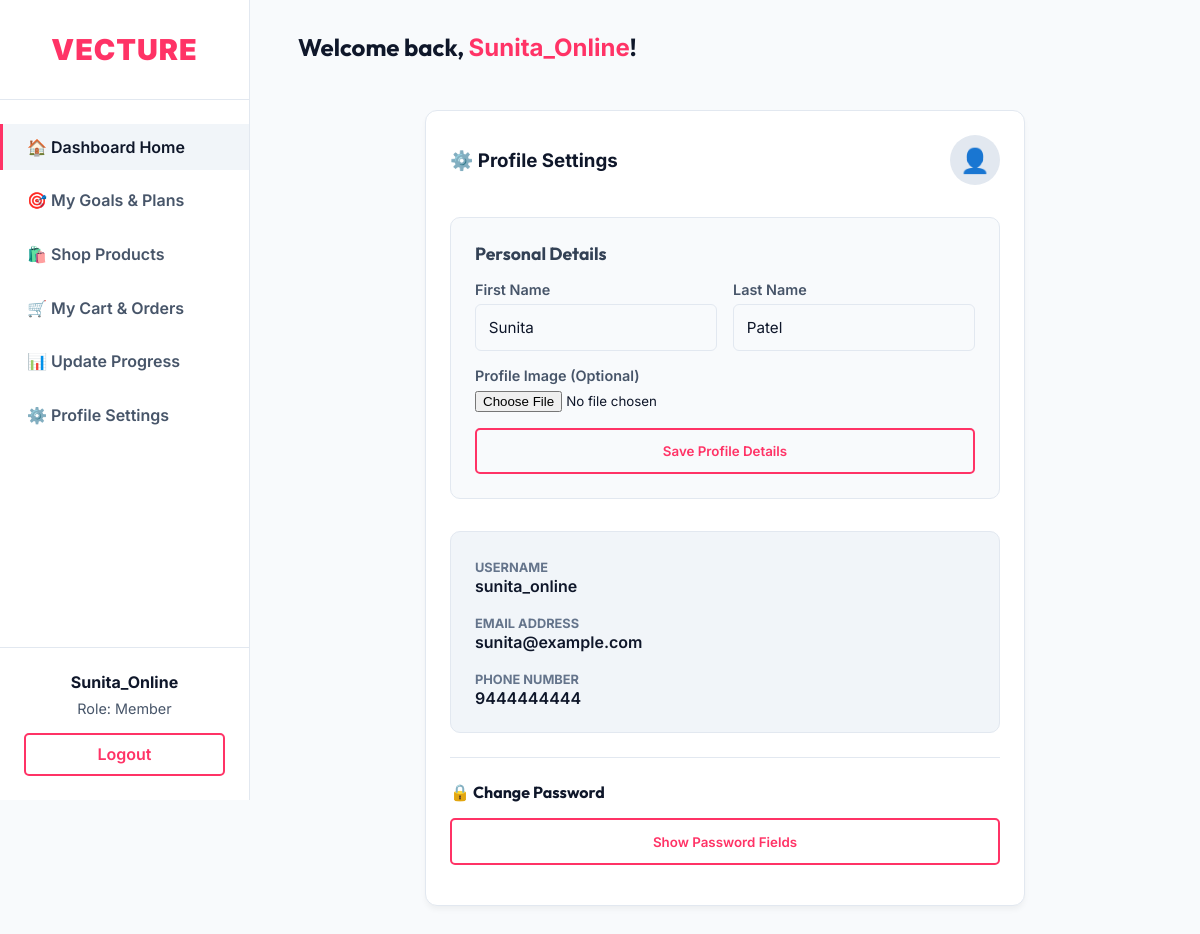
/dashboard/member/profile/ (signed in), run on the app's committed database.
### accounts/models.py (models this page shows, shortened)
class User(AbstractUser):
    ROLE_CHOICES = (
        ('admin', 'Admin'),
        ('trainer', 'Trainer'),
        ('member', 'Member'),
    )
    MEMBER_TYPE_CHOICES = (
        ('online', 'Online'),
        ('offline', 'Offline'),
    )
    role = models.CharField(max_length=20, choices=ROLE_CHOICES, default='member')
    member_type = models.CharField(max_length=20, choices=MEMBER_TYPE_CHOICES, blank=True, null=True)
    phone_no = models.CharField(max_length=20, blank=True, null=True)

class UserProfile(models.Model):
    user = models.OneToOneField(User, on_delete=models.CASCADE, related_name='profile')
    fitness_goal = models.ForeignKey('fitness.GymGoal', on_delete=models.SET_NULL, null=True, blank=True)
    trainer = models.ForeignKey(User, on_delete=models.SET_NULL, null=True, blank=True, related_name='trainees', limit_choices_to={'role': 'trainer'})
    membership_plan = models.ForeignKey('fitness.MembershipPlan', on_delete=models.SET_NULL, null=True, blank=True)
    nutrition_plan = models.ForeignKey('fitness.NutritionPlan', on_delete=models.SET_NULL, null=True, blank=True)
    image = models.ImageField(upload_to='profile_images/', null=True, blank=True)

### dashboard/views.py (the view)
# urls.py: path('member/profile/', views.member_profile, name='member_profile'),
@login_required
def member_profile(request):
    if request.user.role != 'member': return redirect('core:home')
    if request.method == 'POST':
        action = request.POST.get('action')
        if action == 'update_profile':
            user_form = UserUpdateForm(request.POST, instance=request.user)
            profile_form = UserProfileUpdateForm(request.POST, request.FILES, instance=request.user.profile)
            if user_form.is_valid() and profile_form.is_valid():
                user_form.save()
                profile_form.save()
                messages.success(request, 'Your profile details were successfully updated!')
                return redirect('dashboard:member_profile')
            else:
                messages.error(request, 'Please correct the errors below.')
                pass_form = SetPasswordForm(request.user)
        elif action == 'update_password':
            pass_form = SetPasswordForm(request.user, request.POST)
            user_form = UserUpdateForm(instance=request.user)
            profile_form = UserProfileUpdateForm(instance=request.user.profile)
            if pass_form.is_valid():
                user = pass_form.save()
                update_session_auth_hash(request, user)
                messages.success(request, 'Your password was successfully updated!')
                return redirect('dashboard:member_profile')
            else:
                messages.error(request, 'Please correct the error below.')
    else:
        pass_form = SetPasswordForm(request.user)
        user_form = UserUpdateForm(instance=request.user)
        profile_form = UserProfileUpdateForm(instance=request.user.profile)
    return render(request, 'dashboard/member/profile/view.html', {
        'pass_form': pass_form,
        'user_form': user_form,
        'profile_form': profile_form
    })

### dashboard/forms.py
class UserUpdateForm(forms.ModelForm):
    class Meta:
        model = User
        fields = ['first_name', 'last_name']

class UserProfileUpdateForm(forms.ModelForm):
    class Meta:
        model = UserProfile
        fields = ['image']

### templates/dashboard/member/profile/view.html (shortened to what this page needs)
{% extends 'dashboard/base_dashboard.html' %}
{% block dashboard_content %}
<div style="max-width: 600px; margin: 0 auto;">
    <div class="card">
        <h3 style="margin-bottom: 2rem; color: var(--text-light); display: flex; align-items: center; justify-content: space-between;">
            <span>⚙️ Profile Settings</span>
            {% if user.profile.image %}
            <img src="{{ user.profile.image.url }}" alt="Profile Image" style="width: 50px; height: 50px; border-radius: 50%; object-fit: cover; border: 2px solid var(--primary);">
            {% else %}
            <div style="width: 50px; height: 50px; border-radius: 50%; background: var(--border); display: flex; align-items: center; justify-content: center; font-size: 1.5rem;">👤</div>
            {% endif %}
        </h3>
        <form method="POST" enctype="multipart/form-data" style="margin-bottom: 2rem;">
            <div style="background: #f8fafc; border-radius: 10px; padding: 1.5rem; border: 1px solid #e2e8f0; margin-bottom: 1.5rem;">
                <h4 style="margin-bottom: 1rem; color: #334155; font-size: 1.1rem;">Personal Details</h4>
                <div style="display: grid; grid-template-columns: 1fr 1fr; gap: 1rem; margin-bottom: 1rem;">
                    <div>
                        <label style="display: block; margin-bottom: 0.4rem; font-weight: 600; color: #475569; font-size: 0.9rem;">First Name</label>
                        {{ user_form.first_name }}
                    </div>
                    <div>
                        <label style="display: block; margin-bottom: 0.4rem; font-weight: 600; color: #475569; font-size: 0.9rem;">Last Name</label>
                        {{ user_form.last_name }}
                    </div>
                </div>
                <div style="margin-bottom: 1rem;">
                    <label style="display: block; margin-bottom: 0.4rem; font-weight: 600; color: #475569; font-size: 0.9rem;">Profile Image (Optional)</label>
                    {{ profile_form.image }}
                </div>
                <button type="submit" class="btn btn-outline" style="width: 100%; padding: 0.8rem;">Save Profile Details</button>
            </div>
        </form>
        <div style="background: #f1f5f9; border-radius: 10px; padding: 1.5rem; margin-bottom: 1.5rem; border: 1px solid #e2e8f0;">
            <div style="margin-bottom: 1rem;">
                <label style="font-size: 0.8rem; font-weight: 700; color: #64748b; text-transform: uppercase;">Username</label>
                <p style="font-weight: 600; color: #0f172a;">{{ user.username }}</p>
            </div>
            <div style="margin-bottom: 1rem;">
                <label style="font-size: 0.8rem; font-weight: 700; color: #64748b; text-transform: uppercase;">Email Address</label>
                <p style="font-weight: 600; color: #0f172a;">{{ user.email }}</p>
            </div>
            <div>
                <label style="font-size: 0.8rem; font-weight: 700; color: #64748b; text-transform: uppercase;">Phone Number</label>
                <p style="font-weight: 600; color: #0f172a;">{{ user.phone_no|default:"Not set" }}</p>
            </div>
        </div>
        <form method="POST">
            <div style="border-top: 1px solid var(--border); padding-top: 1.5rem;">
                <h4 style="margin-bottom: 1rem; color: var(--text-light);">🔒 Change Password</h4>
                <button type="button" class="btn btn-outline" id="togglePasswordBtn" style="width: 100%; padding: 0.85rem; margin-bottom: 1rem;">Show Password Fields</button>
            </div>
        </form>
    </div>
</div>
{% endblock %}

### templates/dashboard/base_dashboard.html (shortened to what this page needs)
<!DOCTYPE html>
<html lang="en">
<head>
</head>
<body>
    <nav class="sidebar">
        <div class="sidebar-header">
            <a href="{% url 'core:home' %}" class="brand">Vecture</a>
        </div>
        <ul class="sidebar-menu" id="sidebarMenu">
            <li><a href="{% url 'dashboard:dashboard_home' %}" class="active">🏠 Dashboard Home</a></li>
            {% if user.role == 'admin' or user.is_superuser %}
                <li><a href="{% url 'dashboard:admin_users' %}">👥 Manage Users</a></li>
                <li><a href="{% url 'dashboard:admin_trainers' %}">🏋️ Manage Trainers</a></li>
                <li><a href="{% url 'dashboard:admin_products' %}">🛒 Manage Products</a></li>
                <li><a href="{% url 'dashboard:admin_plans' %}">📋 Manage Plans & Goals</a></li>
                <li><a href="{% url 'dashboard:admin_payments' %}">💳 Fees & Payments</a></li>
                <li><a href="{% url 'dashboard:admin_messages' %}">✉️ Contact Messages</a></li>
            {% elif user.role == 'member' %}
                <li><a href="{% url 'dashboard:member_goals' %}">🎯 My Goals &amp; Plans</a></li>
                <li><a href="{% url 'dashboard:member_products' %}">🛍️ Shop Products</a></li>
                <li><a href="{% url 'shop:view_cart' %}">🛒 My Cart &amp; Orders</a></li>
                {% if user.member_type == 'online' %}
                <li><a href="{% url 'fitness:update_progress' %}">📊 Update Progress</a></li>
                {% elif user.member_type == 'offline' %}
                <li><a href="{% url 'dashboard:member_nutrition' %}">🍎 View Nutrition Plan</a></li>
                {% endif %}
            {% endif %}
            {% if user.role == 'admin' or user.is_superuser %}
                <li><a href="{% url 'dashboard:admin_profile' %}">⚙️ Profile Settings</a></li>
            {% elif user.role == 'trainer' %}
                <li><a href="{% url 'dashboard:trainer_profile' %}">⚙️ Profile Settings</a></li>
            {% elif user.role == 'member' %}
                <li><a href="{% url 'dashboard:member_profile' %}">⚙️ Profile Settings</a></li>
            {% endif %}
        </ul>
        <div class="user-info" id="sidebarUserInfo">
            <p style="font-weight: bold; margin-bottom: 0.5rem;">{{ user.username|title }}</p>
            <p style="color: var(--text-muted); font-size: 0.9rem; margin-bottom: 1rem;">Role: {{ user.get_role_display }}</p>
            <a href="{% url 'accounts:logout' %}" class="btn btn-outline" style="width: 100%; display:block; text-align:center;">Logout</a>
        </div>
    </nav>
    <main class="main-content">
        <div class="topbar">
            <h2>Welcome back, <span style="color: var(--primary);">{{ user.username|title }}</span>!</h2>
        </div>
        {% block dashboard_content %}{% endblock %}
    </main>
</body>
</html>

### templates/dashboard/base_dashboard.html (style rules this page uses)
:root { --primary: #FF3366; --primary-dark: #cc0033; --bg-dark: #f8fafc; --bg-card: #ffffff; --bg-hover: #f1f5f9; --text-light: #0f172a; --text-muted: #475569; --border: #e2e8f0; --sidebar-width: 250px; }
* { margin: 0; padding: 0; box-sizing: border-box; font-family: 'Inter', sans-serif; }
body { background-color: var(--bg-dark); color: var(--text-light); display: flex; min-height: 100vh; }
h1, h2, h3, h4 { font-family: 'Outfit', sans-serif; }
.sidebar { width: var(--sidebar-width); background-color: var(--bg-card); border-right: 1px solid var(--border); display: flex; flex-direction: column; position: fixed; height: 100vh; overflow-y: auto; z-index: 100; }
.sidebar-header { padding: 2rem 1.5rem; text-align: center; border-bottom: 1px solid var(--border); }
.sidebar-header .brand { font-size: 1.8rem; color: var(--primary); text-decoration: none; font-weight: 900; letter-spacing: 1px; text-transform: uppercase; }
.sidebar-menu { list-style: none; flex-grow: 1; padding: 1.5rem 0; }
.sidebar-menu li { margin-bottom: 0.5rem; }
.sidebar-menu a { display: block; padding: 0.8rem 1.5rem; color: var(--text-muted); text-decoration: none; font-weight: 600; transition: all 0.3s; border-left: 3px solid transparent; }
.sidebar-menu a:hover, .sidebar-menu a.active { color: var(--text-light); background-color: var(--bg-hover); border-left-color: var(--primary); }
.user-info { padding: 1.5rem; border-top: 1px solid var(--border); text-align: center; }
.main-content { flex-grow: 1; margin-left: var(--sidebar-width); padding: 2rem 3rem; overflow-y: auto; width: 100%; }
.topbar { display: flex; justify-content: space-between; align-items: center; margin-bottom: 3rem; }
.card { background: var(--bg-card); border-radius: 12px; padding: 1.5rem; border: 1px solid var(--border); box-shadow: 0 4px 6px -1px rgba(0, 0, 0, 0.05); margin-bottom: 1.5rem; }
.btn { background: linear-gradient(135deg, var(--primary), var(--primary-dark)); color: white; padding: 0.6rem 1.2rem; border-radius: 5px; text-decoration: none; font-weight: 600; border: none; cursor: pointer; transition: transform 0.3s, box-shadow 0.3s; display: inline-flex; align-items: center; justify-content: center; }
.btn-outline { background: transparent; border: 2px solid var(--primary); color: var(--primary); }
input[type="text"], input[type="email"], input[type="password"], input[type="number"], input[type="date"], select, textarea, input[type="url"], input[type="tel"] { width: 100%; padding: 0.8rem; background: var(--bg-dark); color: var(--text-light); border: 1px solid var(--border); border-radius: 6px; font-size: 0.95rem; transition: border-color 0.3s, box-shadow 0.3s; }

### data on the page
User: username "Sunita_Online", role "Member", first_name "Sunita", last_name "Patel", username "sunita_online", email "sunita@example.com", phone_no "9444444444"
